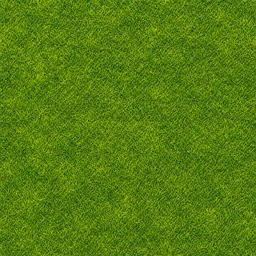
#> input picture assets/images/map/tile_grass.png, 256 x 256 px, found by its file name; its folder holds 8 pictures in this run
$ python tile_seam_check.py
#> lines starting #> are read from the running program, lines starting #| are printed output that depends on the picture
#!/usr/bin/env python3
"""보정 후 최종 검수: 재질별 거리 계측 + seam 몽타주 생성."""
import math
from pathlib import Path
from PIL import Image

MAP = Path("assets/images/map")
WS = Path("_workspace")
ALPHA_MIN = 8
T = 256


def opq(p):
#> called with p = 'tile_grass.png'
    return [q for q in Image.open(MAP / p).convert("RGBA").getdata() if q[3] >= ALPHA_MIN]


def mean(px):
    n = max(len(px), 1)
#> n = 65536
    return tuple(sum(q[i] for q in px) / n for i in range(3))


def is_grass_warm(q):  # 하모나이저 warm 멤버십과 동일: g-r
    r, g, b, a = q
    return (g - r) >= 4


def is_water(q):
    r, g, b, a = q
    return (g - b) < 11 and b > 70


def fmt(m):
    return f"RGB({m[0]:3.0f},{m[1]:3.0f},{m[2]:3.0f})"


grass_anchor = mean(opq("tile_grass.png"))
#> grass_anchor = (85.28, 125.8, 15.41)
path_anchor = mean(opq("tile_path.png"))
#> call 2 of opq, with p = 'tile_path.png'
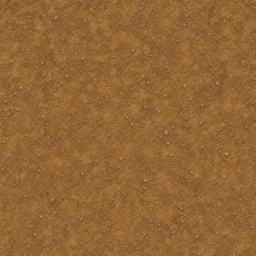
#> input picture assets/images/map/tile_path.png, 256 x 256 px, found by its file name
#> path_anchor = (147.6, 101.9, 53.19)
water_anchor = mean([q for q in opq("tile_water.png") if is_water(q)])
#> call 3 of opq, with p = 'tile_water.png'
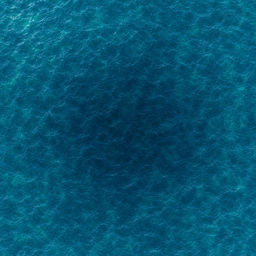
#> input picture assets/images/map/tile_water.png, 256 x 256 px, found by its file name
#> in is_water, `r, g, b, a = q`: r = 23; g = 136; b = 164; a = 255
#> water_anchor = (4.73, 85.54, 114.4)
dirt_anchor = mean(opq("tile_dirt.png"))
#> call 4 of opq, with p = 'tile_dirt.png'
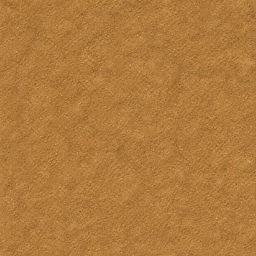
#> input picture assets/images/map/tile_dirt.png, 256 x 256 px, found by its file name
#> dirt_anchor = (175.7, 122.3, 61.43)

print("=== 보정 후 재질별 거리 (임계 18) ===")
print(f"앵커 grass {fmt(grass_anchor)} | path {fmt(path_anchor)} | water {fmt(water_anchor)} | dirt {fmt(dirt_anchor)}\n")
#| 앵커 grass RGB( 85,126, 15) | path RGB(148,102, 53) | water RGB(  5, 86,114) | dirt RGB(176,122, 61)
print(f"{'타일':<22}{'grass여백 d':>12}{'  판정':<6}{'재질 d':>10}{'  판정':<6}  재질앵커")
print("-" * 76)

spec = [
    ("tile_path_h.png", path_anchor, "warm", "path"),
    ("tile_path_v.png", path_anchor, "warm", "path"),
    ("tile_path_ne.png", path_anchor, "warm", "path"),
    ("tile_path_nw.png", path_anchor, "warm", "path"),
    ("tile_path_se.png", path_anchor, "warm", "path"),
    ("tile_path_sw.png", path_anchor, "warm", "path"),
    ("tile_water_edge.png", water_anchor, "water", "water"),
    ("tile_dirt_edge.png", dirt_anchor, "warm", "dirt"),
]
allpass = True
for name, oa, mode, lbl in spec:
#> (the run stopped early here; a loop or call above may not have finished)
